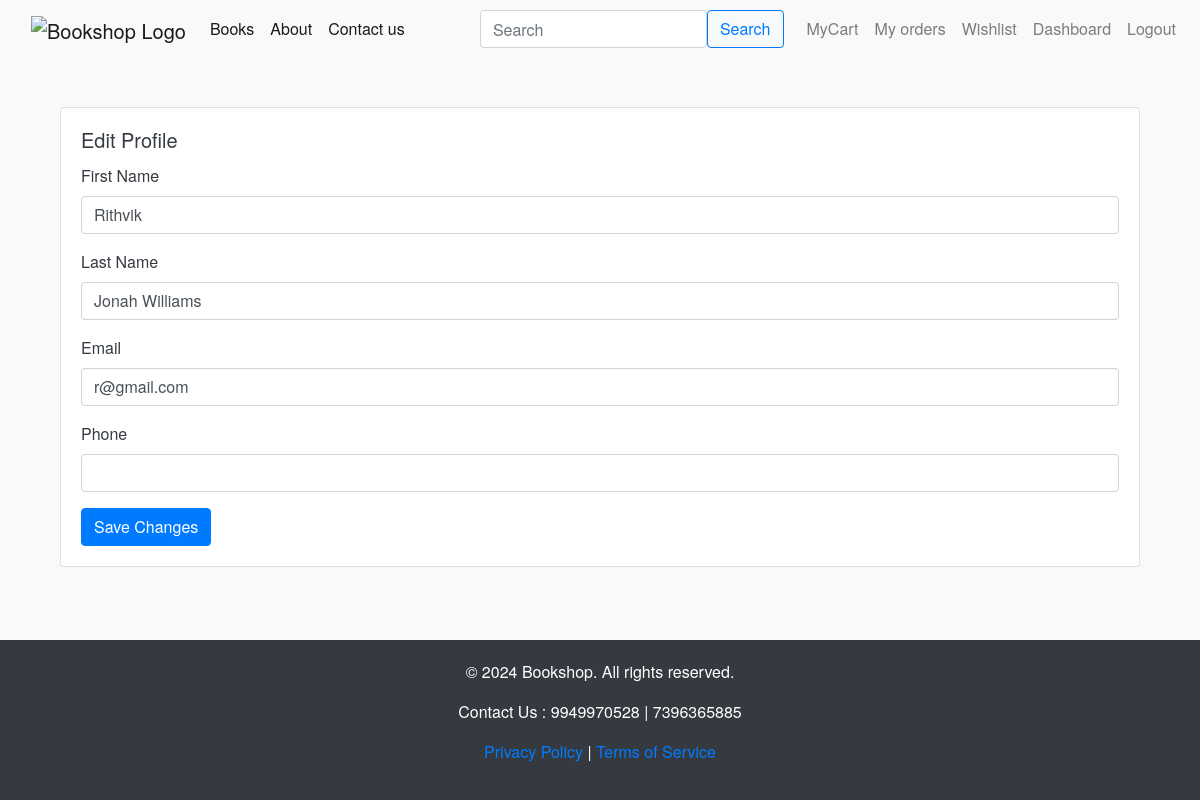
/edit_profile (signed in), run on an earlier commit of the app's database.
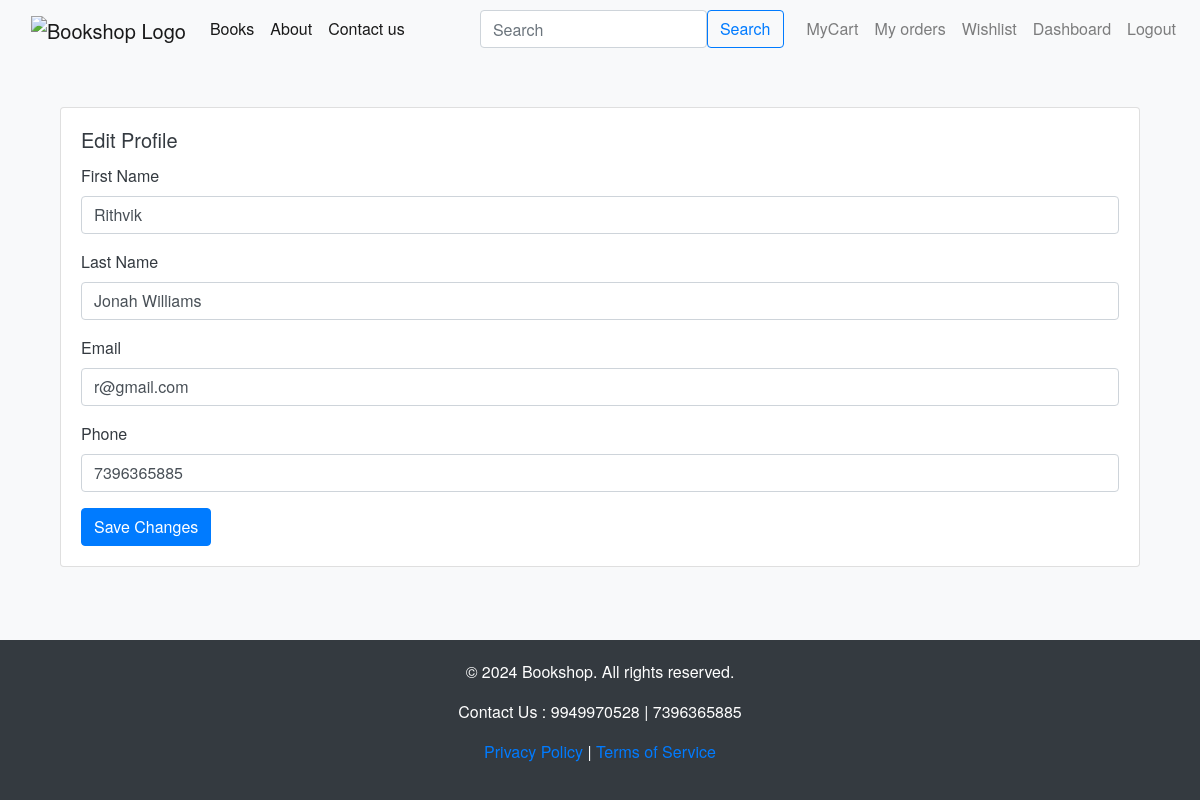
And on a later commit of the database.
### app.py (models this page shows)
class User(db.Model):
    __tablename__ = 'users'
    UserID = db.Column(db.Integer, primary_key=True)
    FirstName = db.Column(db.String(50), nullable=False)
    LastName = db.Column(db.String(50), nullable=False)
    Email = db.Column(db.String(100), unique=True, nullable=False)
    PasswordHash = db.Column(db.String(100), nullable=False)
    Phone = db.Column(db.String(20), nullable=True)
    RegistrationDate = db.Column(db.DateTime, nullable=False, default=datetime.utcnow )
    UserType = db.Column(db.String(20), nullable=False, default='customer')
    GSTPanNumber = db.Column(db.String(20), nullable=True)
    Products = db.relationship('Products', backref='merchant', lazy=True)

### app.py (the view, shortened to what this page needs)
@app.route('/edit_profile', methods=['GET', 'POST'])
def edit_profile():
    if 'user_id' not in session:
        return redirect(url_for('login'))  # Redirect to login if user is not logged in
    user = User.query.get(session['user_id'])
    if not user:
        return redirect(url_for('login'))  # Redirect to login if user not found
    return render_template('edit_profile.html', user=user)

### templates/edit_profile.html (shortened to what this page needs)
{% extends 'base.html' %}
{% block body %}
<div class="container mt-5">
  <div class="card">
    <div class="card-body">
      <h5 class="card-title">Edit Profile</h5>
      <form method="POST" action="{{ url_for('edit_profile') }}">
        <div class="form-group">
          <label for="FirstName">First Name</label>
          <input type="text" class="form-control" id="FirstName" name="FirstName" value="{{ user.FirstName }}" required>
        </div>
        <div class="form-group">
          <label for="LastName">Last Name</label>
          <input type="text" class="form-control" id="LastName" name="LastName" value="{{ user.LastName }}" required>
        </div>
        <div class="form-group">
          <label for="Email">Email</label>
          <input type="email" class="form-control" id="Email" name="Email" value="{{ user.Email }}" required>
        </div>
        <div class="form-group">
          <label for="Phone">Phone</label>
          <input type="text" class="form-control" id="Phone" name="Phone" value="{{ user.Phone }}">
        </div>
        <button type="submit" class="btn btn-primary">Save Changes</button>
      </form>
    </div>
  </div>
</div>
{% endblock body %}

What changed in the data, as far as the page shows it:
changed User "Rithvik": Phone (not shown) → "7396365885"
